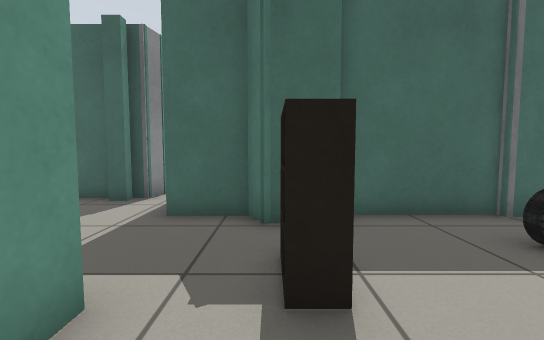
[1] (above)

17 first-person views from a walk through a robot-simulator world made for Gazebo. The camera is 0.7 m above the floor, tilts 4° down and sees 90° across. Floor lines are 1 m apart. The floor is counted in squares, 0.5 m on a side. Each view is taken from the middle of a square. On the plan, view 1 faces up. The plan holds only what a view shows up to about 13 squares ahead; the rest is blank. Simple patterns stand in for the simulator's built-in surfaces.

[2]
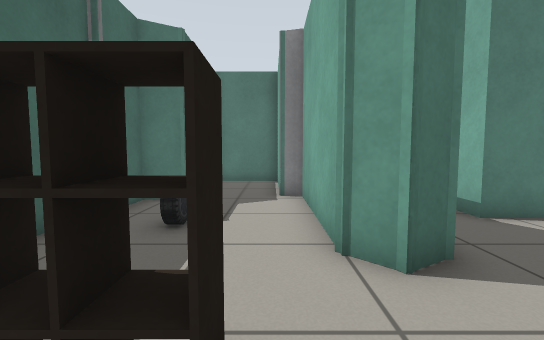

[3]
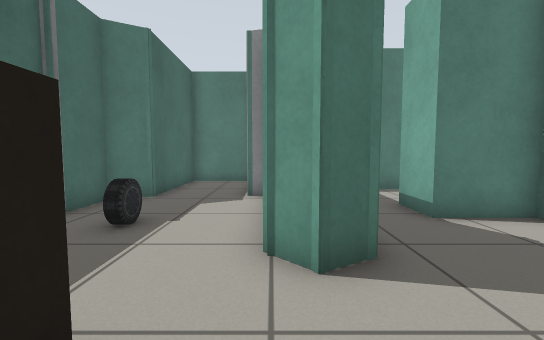

[4]
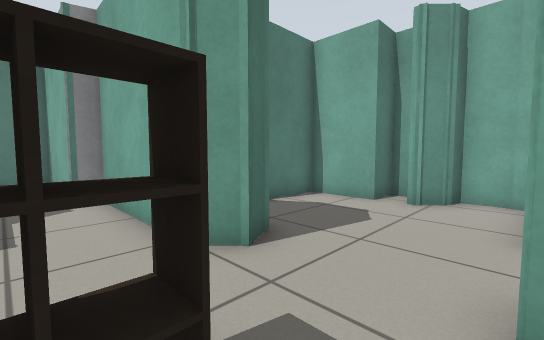

[5]
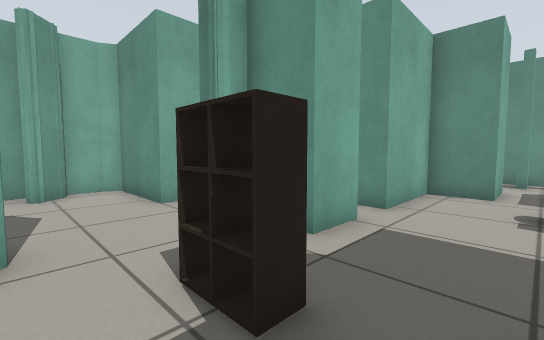

[6]
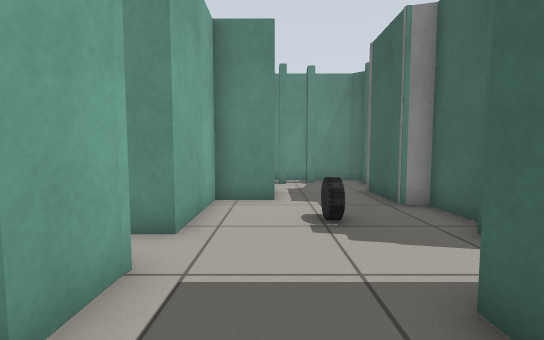

[7]
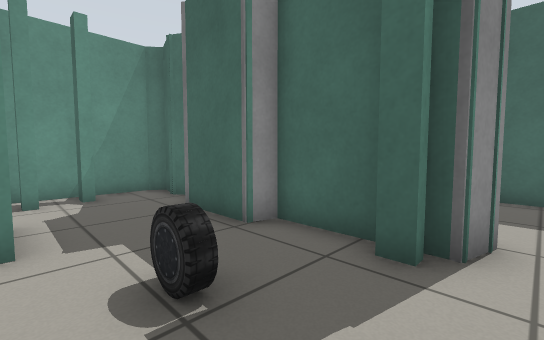

[8]
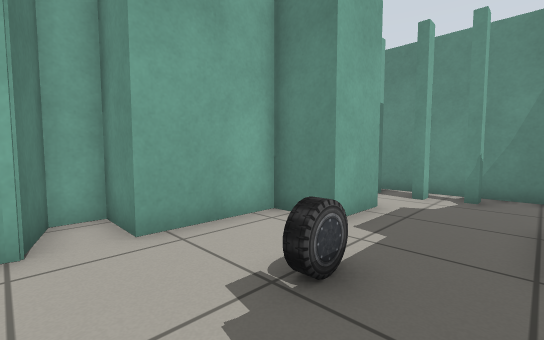

[9]
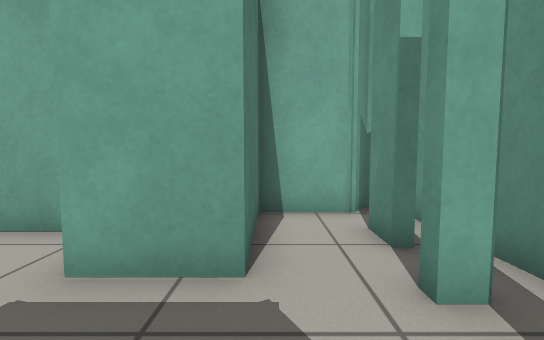

[10]
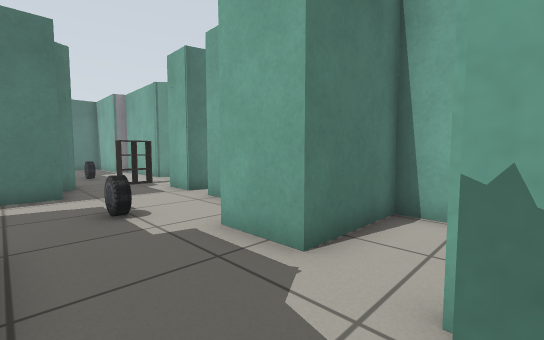

[11]
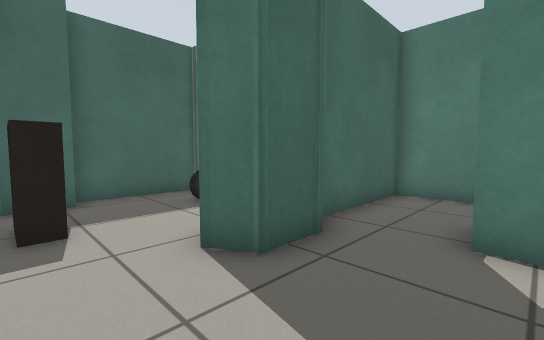

[12]
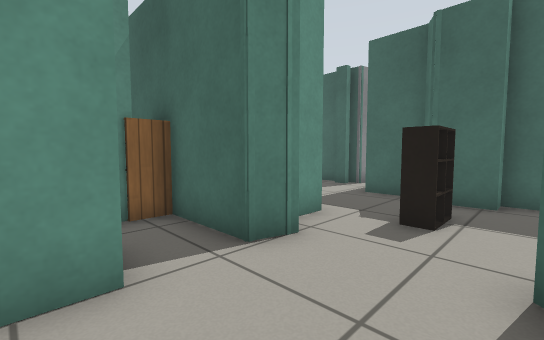

[13]
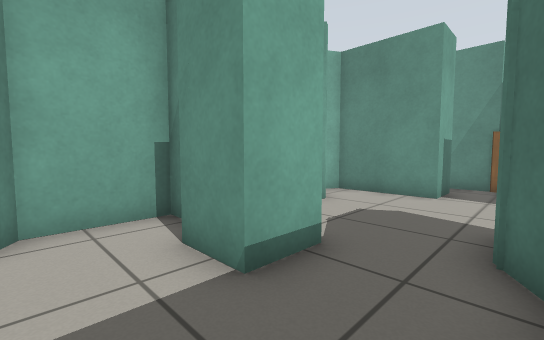

[14]
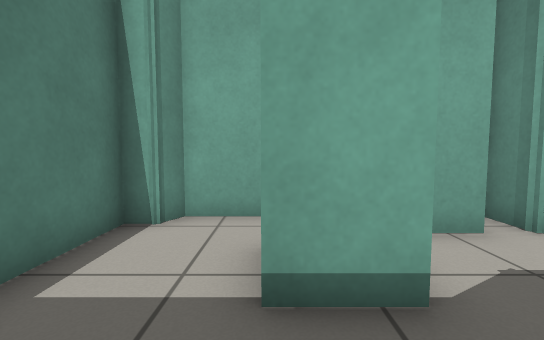

[15]
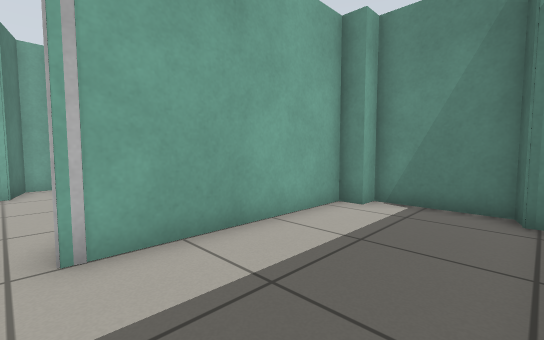

[16]
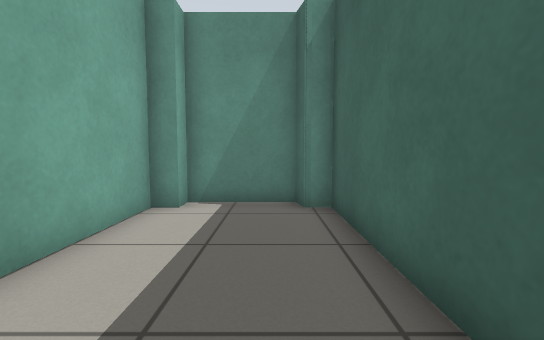

[17]
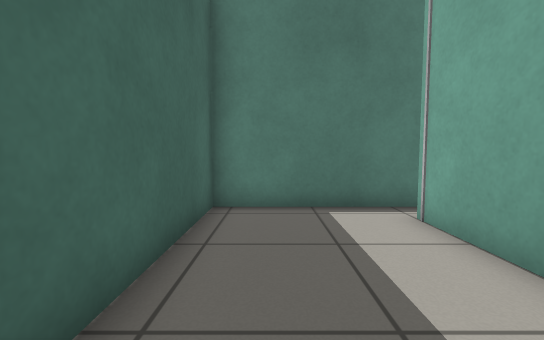

### Floor plan
Points are (right, up) in squares from view 1. A wall is a line through its corners. A room is listed if a view was taken in it or the views show most of it. See-through windows are left out.
Room 1 (views 1, 2, 3, 4, 5, 6)
walls: (5, 5.9) (1.3, 5.9) (1.3, 5.2) (-0.2, 5.2) (-0.6, 5.9) (-2.3, 5.9); (2.5, -0.3) (2, 0.4) (2.6, 1.1) (7.3, 1.1) (7.5, 1.7) (11.6, 1.7) (11.6, 4.6) (7.3, 4.6) (6.7, 5.7) (4.9, 5.7); (-1.7, 2.4) (-1.7, 0.7) (-0.9, 0.7) (-1.2, -0.3)
low walls: (0.8, 2.9) (0, 2.9) (0.8, 2.9); (0.7, 3.5) (0.7, 2.3) (0.1, 2.3) (0.1, 3.5) (0.7, 3.5); (0, 2.4) (0.8, 2.4)
ways out: opening at (-2, 4) to room 2; opening at (0.5, 0) to room 4
objects: car (4, 4)
Room 2 (views 7, 8)
walls: (-4, 7.5) (-4.6, 7.5); (-7.7, 4.1) (-7.7, 2.4) (-4.5, 2.4) (-4.5, 0.7) (-3.6, 0.7) (-3.1, 2.4) (-1.7, 2.4); (-2.3, 5.9) (-2.3, 7.6); (-3.7, 8) (-6.9, 8) (-7, 7.5)
ways out: opening at (-2, 4) to room 1; opening at (-8.5, 6) to room 3; opening at (-3, 8.5) to room 5
objects: car (-6, 5) to (-5, 5)
Room 3 (views 9, 10)
walls: (-11.8, 5.7) (-12.4, 5.7); (-12.1, 4.6) (-11.5, 4.6); (-12.4, 5.8) (-11.7, 5.8); (-11.8, 3.2) (-11.8, 2.1); (-11, 8.2) (-11.4, 7.9) (-12.6, 8.2) (-13, 7.7) (-13, 2.7); (-7, 7.5) (-9.4, 7.5); (-11.8, 0.9) (-9.7, 0.9) (-9.7, 4.1) (-7.7, 4.1)
ways out: opening at (-8.5, 6) to room 2
Room 4 (views 11, 12, 13, 14)
walls: (5.4, -5.3) (5.4, -5.7) (7.9, -5.7) (8.2, -5.1) (8.8, -5.1) (8.8, 0.3) (4.8, 0.3) (3.8, -0.3) (2.5, -0.3); (-1, -2.2) (-1, -5.4) (-0.5, -5.7) (0.5, -5.7) (0.7, -5.1) (1.5, -4.3) (1.5, -5.7) (2.4, -5.7) (2.4, -4.5) (4.6, -4.5) (4.6, -2.3) (6.1, -2.3) (6.1, -3.9)
ways out: opening at (0.5, 0) to room 1; opening at (-1.5, -1)
Room 5 (views 15, 16, 17)
walls: (-4, 7.9) (-4, 7.5); (-2.3, 7.6) (-2.3, 13.5) (-9.7, 13.5) (-9.7, 12.8) (-10.3, 12.6) (-10.3, 9.7) (-9.7, 9.7) (-9.7, 9) (-3.4, 9) (-3.7, 8)
ways out: opening at (-3, 8.5) to room 2

Where each view was taken, in squares from view 1:
view 1: 0 up, 0 right, facing up
view 2: 2 up, 1 left, facing right
view 3: 1 up, 1 left, facing right
view 4: 3 up, 1 left, facing down-right
view 5: 5 up, 2 right, facing down-left
view 6: 4 up, 0 right, facing left
view 7: 4 up, 3 left, facing up-left
view 8: 7 up, 3 left, facing down-left
view 9: 7 up, 10 left, facing down
view 10: 7 up, 12 left, facing down-right
view 11: 3 down, 0 right, facing up-right
view 12: 3 down, 2 right, facing up-left
view 13: 0 up, 8 right, facing down-left
view 14: 0 up, 6 right, facing down
view 15: 13 up, 3 left, facing down-left
view 16: 12 up, 3 left, facing left
view 17: 12 up, 9 left, facing right
